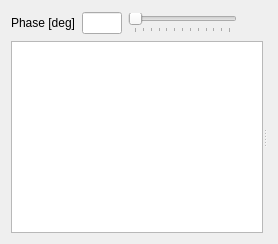
      <widget class="QWidget" name="tab_mmk">
       <property name="sizePolicy">
        <sizepolicy hsizetype="Expanding" vsizetype="Preferred">
         <horstretch>0</horstretch>
         <verstretch>0</verstretch>
        </sizepolicy>
       </property>
       <attribute name="icon">
        <iconset>
         <normaloff>icons/MMK.png</normaloff>icons/MMK.png</iconset>
       </attribute>
       <attribute name="title">
        <string>MMF</string>
       </attribute>
       <layout class="QGridLayout" name="gridLayout_5">
        <item row="2" column="0">
         <widget class="QSplitter" name="splitter_2">
          <property name="sizePolicy">
           <sizepolicy hsizetype="Expanding" vsizetype="Expanding">
            <horstretch>0</horstretch>
            <verstretch>0</verstretch>
           </sizepolicy>
          </property>
          <property name="orientation">
           <enum>Qt::Horizontal</enum>
          </property>
          <widget class="QTableWidget" name="tableWidget_mmk">
           <property name="sizePolicy">
            <sizepolicy hsizetype="Preferred" vsizetype="Expanding">
             <horstretch>2</horstretch>
             <verstretch>0</verstretch>
            </sizepolicy>
           </property>
           <property name="minimumSize">
            <size>
             <width>0</width>
             <height>0</height>
            </size>
           </property>
           <property name="maximumSize">
            <size>
             <width>16777215</width>
             <height>16777215</height>
            </size>
           </property>
           <property name="selectionBehavior">
            <enum>QAbstractItemView::SelectRows</enum>
           </property>
           <attribute name="verticalHeaderVisible">
            <bool>false</bool>
           </attribute>
          </widget>
          <widget class="QWidget" name="mplwidget_mmk" native="true">
           <property name="sizePolicy">
            <sizepolicy hsizetype="Preferred" vsizetype="Expanding">
             <horstretch>3</horstretch>
             <verstretch>0</verstretch>
            </sizepolicy>
           </property>
           <property name="minimumSize">
            <size>
             <width>0</width>
             <height>0</height>
            </size>
           </property>
           <layout class="QVBoxLayout" name="mplvl_mmk">
            <property name="spacing">
             <number>0</number>
            </property>
            <property name="topMargin">
             <number>0</number>
            </property>
            <property name="bottomMargin">
             <number>0</number>
            </property>
           </layout>
          </widget>
         </widget>
        </item>
        <item row="0" column="0">
         <layout class="QHBoxLayout" name="horizontalLayout_6">
          <item>
           <widget class="QLabel" name="label">
            <property name="text">
             <string>Phase [deg]</string>
            </property>
           </widget>
          </item>
          <item>
           <widget class="QLineEdit" name="MMK_phase_edit">
            <property name="sizePolicy">
             <sizepolicy hsizetype="Fixed" vsizetype="Fixed">
              <horstretch>0</horstretch>
              <verstretch>0</verstretch>
             </sizepolicy>
            </property>
            <property name="minimumSize">
             <size>
              <width>0</width>
              <height>0</height>
             </size>
            </property>
            <property name="maximumSize">
             <size>
              <width>40</width>
              <height>16777215</height>
             </size>
            </property>
           </widget>
          </item>
          <item>
           <widget class="QSlider" name="MMK_phase_slider">
            <property name="maximum">
             <number>360</number>
            </property>
            <property name="orientation">
             <enum>Qt::Horizontal</enum>
            </property>
            <property name="invertedControls">
             <bool>false</bool>
            </property>
            <property name="tickPosition">
             <enum>QSlider::TicksBelow</enum>
            </property>
            <property name="tickInterval">
             <number>30</number>
            </property>
           </widget>
          </item>
          <item>
           <widget class="QToolButton" name="Button_cp2clipboard_image_mmk">
            <property name="minimumSize">
             <size>
              <width>24</width>
              <height>24</height>
             </size>
            </property>
            <property name="maximumSize">
             <size>
              <width>24</width>
              <height>24</height>
             </size>
            </property>
            <property name="toolTip">
             <string>Copy image to clipboard</string>
            </property>
            <property name="text">
             <string/>
            </property>
            <property name="icon">
             <iconset>
              <normaloff>icons/clipboard.png</normaloff>icons/clipboard.png</iconset>
            </property>
            <property name="autoRaise">
             <bool>true</bool>
            </property>
           </widget>
          </item>
         </layout>
        </item>
       </layout>
      </widget>
